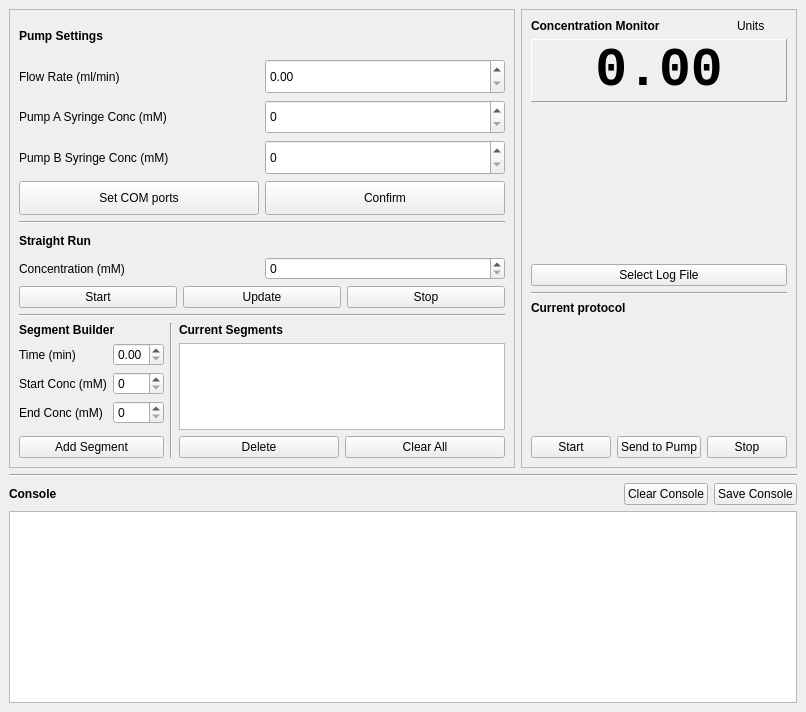
<?xml version="1.0" encoding="UTF-8"?>
<ui version="4.0">
 <class>PumpController</class>
 <widget class="QMainWindow" name="PumpController">
  <property name="geometry">
   <rect>
    <x>0</x>
    <y>0</y>
    <width>806</width>
    <height>712</height>
   </rect>
  </property>
  <property name="sizePolicy">
   <sizepolicy hsizetype="Preferred" vsizetype="Preferred">
    <horstretch>0</horstretch>
    <verstretch>0</verstretch>
   </sizepolicy>
  </property>
  <property name="minimumSize">
   <size>
    <width>0</width>
    <height>0</height>
   </size>
  </property>
  <property name="windowTitle">
   <string>AWpumps</string>
  </property>
  <widget class="QWidget" name="centralwidget">
   <property name="sizePolicy">
    <sizepolicy hsizetype="Preferred" vsizetype="Preferred">
     <horstretch>0</horstretch>
     <verstretch>0</verstretch>
    </sizepolicy>
   </property>
   <property name="font">
    <font>
     <family>.AppleSystemUIFont</family>
    </font>
   </property>
   <layout class="QVBoxLayout" name="verticalLayout">
    <item>
     <layout class="QHBoxLayout" name="horizontalLayout_4">
      <item>
       <widget class="QFrame" name="frame_2">
        <property name="sizePolicy">
         <sizepolicy hsizetype="Preferred" vsizetype="Preferred">
          <horstretch>0</horstretch>
          <verstretch>7</verstretch>
         </sizepolicy>
        </property>
        <property name="frameShape">
         <enum>QFrame::Shape::StyledPanel</enum>
        </property>
        <property name="frameShadow">
         <enum>QFrame::Shadow::Raised</enum>
        </property>
        <layout class="QVBoxLayout" name="verticalLayout_2" stretch="5,0,2,0,0">
         <item>
          <layout class="QGridLayout" name="gridLayout_2">
           <item row="4" column="1">
            <widget class="QSpinBox" name="spinPbc">
             <property name="sizePolicy">
              <sizepolicy hsizetype="Preferred" vsizetype="Preferred">
               <horstretch>0</horstretch>
               <verstretch>0</verstretch>
              </sizepolicy>
             </property>
             <property name="maximum">
              <number>200</number>
             </property>
            </widget>
           </item>
           <item row="3" column="0">
            <widget class="QLabel" name="label_5">
             <property name="text">
              <string>Pump A Syringe Conc (mM)</string>
             </property>
            </widget>
           </item>
           <item row="1" column="0" colspan="2">
            <widget class="QLabel" name="label_7">
             <property name="font">
              <font>
               <family>.AppleSystemUIFont</family>
               <bold>true</bold>
              </font>
             </property>
             <property name="text">
              <string>Pump Settings</string>
             </property>
            </widget>
           </item>
           <item row="5" column="1">
            <widget class="QPushButton" name="butConfirmSettings">
             <property name="sizePolicy">
              <sizepolicy hsizetype="Preferred" vsizetype="Preferred">
               <horstretch>0</horstretch>
               <verstretch>0</verstretch>
              </sizepolicy>
             </property>
             <property name="text">
              <string>Confirm</string>
             </property>
            </widget>
           </item>
           <item row="3" column="1">
            <widget class="QSpinBox" name="spinPac">
             <property name="sizePolicy">
              <sizepolicy hsizetype="Preferred" vsizetype="Preferred">
               <horstretch>0</horstretch>
               <verstretch>0</verstretch>
              </sizepolicy>
             </property>
             <property name="maximum">
              <number>200</number>
             </property>
            </widget>
           </item>
           <item row="4" column="0">
            <widget class="QLabel" name="label_6">
             <property name="text">
              <string>Pump B Syringe Conc (mM)</string>
             </property>
            </widget>
           </item>
           <item row="2" column="0">
            <widget class="QLabel" name="label_4">
             <property name="font">
              <font>
               <family>.AppleSystemUIFont</family>
               <stylestrategy>PreferAntialias</stylestrategy>
              </font>
             </property>
             <property name="text">
              <string>Flow Rate (ml/min)</string>
             </property>
            </widget>
           </item>
           <item row="2" column="1">
            <widget class="QDoubleSpinBox" name="spinFlowRate">
             <property name="sizePolicy">
              <sizepolicy hsizetype="Preferred" vsizetype="Preferred">
               <horstretch>0</horstretch>
               <verstretch>0</verstretch>
              </sizepolicy>
             </property>
            </widget>
           </item>
           <item row="5" column="0">
            <widget class="QPushButton" name="butSetComs">
             <property name="sizePolicy">
              <sizepolicy hsizetype="Preferred" vsizetype="Preferred">
               <horstretch>0</horstretch>
               <verstretch>0</verstretch>
              </sizepolicy>
             </property>
             <property name="text">
              <string>Set COM ports</string>
             </property>
            </widget>
           </item>
          </layout>
         </item>
         <item>
          <widget class="Line" name="line_2">
           <property name="orientation">
            <enum>Qt::Orientation::Horizontal</enum>
           </property>
          </widget>
         </item>
         <item>
          <layout class="QGridLayout" name="gridLayout_3">
           <item row="1" column="0" colspan="2">
            <widget class="QLabel" name="label_11">
             <property name="font">
              <font>
               <family>.AppleSystemUIFont</family>
               <bold>true</bold>
              </font>
             </property>
             <property name="text">
              <string>Straight Run</string>
             </property>
            </widget>
           </item>
           <item row="2" column="1">
            <widget class="QSpinBox" name="spinStraightConc">
             <property name="sizePolicy">
              <sizepolicy hsizetype="Preferred" vsizetype="Preferred">
               <horstretch>0</horstretch>
               <verstretch>0</verstretch>
              </sizepolicy>
             </property>
            </widget>
           </item>
           <item row="3" column="0" colspan="2">
            <layout class="QHBoxLayout" name="horizontalLayout">
             <item>
              <widget class="QPushButton" name="butStartPump">
               <property name="sizePolicy">
                <sizepolicy hsizetype="Minimum" vsizetype="Preferred">
                 <horstretch>0</horstretch>
                 <verstretch>0</verstretch>
                </sizepolicy>
               </property>
               <property name="text">
                <string>Start</string>
               </property>
              </widget>
             </item>
             <item>
              <widget class="QPushButton" name="butUpdatePump">
               <property name="sizePolicy">
                <sizepolicy hsizetype="Minimum" vsizetype="Preferred">
                 <horstretch>0</horstretch>
                 <verstretch>0</verstretch>
                </sizepolicy>
               </property>
               <property name="text">
                <string>Update</string>
               </property>
              </widget>
             </item>
             <item>
              <widget class="QPushButton" name="butStopPump">
               <property name="sizePolicy">
                <sizepolicy hsizetype="Minimum" vsizetype="Preferred">
                 <horstretch>0</horstretch>
                 <verstretch>0</verstretch>
                </sizepolicy>
               </property>
               <property name="text">
                <string>Stop</string>
               </property>
              </widget>
             </item>
            </layout>
           </item>
           <item row="2" column="0">
            <widget class="QLabel" name="label_10">
             <property name="text">
              <string>Concentration (mM)</string>
             </property>
            </widget>
           </item>
          </layout>
         </item>
         <item>
          <widget class="Line" name="line_4">
           <property name="orientation">
            <enum>Qt::Orientation::Horizontal</enum>
           </property>
          </widget>
         </item>
         <item>
          <layout class="QGridLayout" name="gridLayout_4" columnstretch="0,0,0,0,1,1">
           <property name="rightMargin">
            <number>0</number>
           </property>
           <property name="verticalSpacing">
            <number>6</number>
           </property>
           <item row="1" column="0" colspan="2">
            <widget class="QLabel" name="label_15">
             <property name="sizePolicy">
              <sizepolicy hsizetype="Minimum" vsizetype="Preferred">
               <horstretch>0</horstretch>
               <verstretch>0</verstretch>
              </sizepolicy>
             </property>
             <property name="text">
              <string>Time (min)</string>
             </property>
            </widget>
           </item>
           <item row="3" column="0" colspan="2">
            <widget class="QLabel" name="label_16">
             <property name="sizePolicy">
              <sizepolicy hsizetype="Minimum" vsizetype="Preferred">
               <horstretch>0</horstretch>
               <verstretch>0</verstretch>
              </sizepolicy>
             </property>
             <property name="text">
              <string>End Conc (mM)</string>
             </property>
            </widget>
           </item>
           <item row="5" column="5">
            <widget class="QPushButton" name="butClearSegments">
             <property name="sizePolicy">
              <sizepolicy hsizetype="Preferred" vsizetype="Fixed">
               <horstretch>0</horstretch>
               <verstretch>0</verstretch>
              </sizepolicy>
             </property>
             <property name="text">
              <string>Clear All</string>
             </property>
            </widget>
           </item>
           <item row="0" column="4" colspan="2">
            <widget class="QLabel" name="label_19">
             <property name="sizePolicy">
              <sizepolicy hsizetype="Preferred" vsizetype="Preferred">
               <horstretch>0</horstretch>
               <verstretch>0</verstretch>
              </sizepolicy>
             </property>
             <property name="font">
              <font>
               <family>.AppleSystemUIFont</family>
               <bold>true</bold>
              </font>
             </property>
             <property name="text">
              <string>Current Segments</string>
             </property>
            </widget>
           </item>
           <item row="0" column="0" colspan="3">
            <widget class="QLabel" name="label_18">
             <property name="sizePolicy">
              <sizepolicy hsizetype="Minimum" vsizetype="Preferred">
               <horstretch>0</horstretch>
               <verstretch>0</verstretch>
              </sizepolicy>
             </property>
             <property name="font">
              <font>
               <family>.AppleSystemUIFont</family>
               <bold>true</bold>
              </font>
             </property>
             <property name="text">
              <string>Segment Builder</string>
             </property>
            </widget>
           </item>
           <item row="5" column="4">
            <widget class="QPushButton" name="butDeleteSegment">
             <property name="sizePolicy">
              <sizepolicy hsizetype="Preferred" vsizetype="Fixed">
               <horstretch>0</horstretch>
               <verstretch>0</verstretch>
              </sizepolicy>
             </property>
             <property name="text">
              <string>Delete</string>
             </property>
            </widget>
           </item>
           <item row="2" column="2">
            <widget class="QSpinBox" name="spinStartConc">
             <property name="sizePolicy">
              <sizepolicy hsizetype="Minimum" vsizetype="Preferred">
               <horstretch>0</horstretch>
               <verstretch>0</verstretch>
              </sizepolicy>
             </property>
             <property name="singleStep">
              <number>10</number>
             </property>
            </widget>
           </item>
           <item row="3" column="2">
            <widget class="QSpinBox" name="spinEndConc">
             <property name="sizePolicy">
              <sizepolicy hsizetype="Minimum" vsizetype="Preferred">
               <horstretch>0</horstretch>
               <verstretch>0</verstretch>
              </sizepolicy>
             </property>
             <property name="singleStep">
              <number>10</number>
             </property>
            </widget>
           </item>
           <item row="0" column="3" rowspan="6">
            <widget class="Line" name="line_3">
             <property name="orientation">
              <enum>Qt::Orientation::Vertical</enum>
             </property>
            </widget>
           </item>
           <item row="1" column="2">
            <widget class="QDoubleSpinBox" name="spinSegTime">
             <property name="sizePolicy">
              <sizepolicy hsizetype="Minimum" vsizetype="Preferred">
               <horstretch>0</horstretch>
               <verstretch>0</verstretch>
              </sizepolicy>
             </property>
             <property name="maximum">
              <double>2.000000000000000</double>
             </property>
             <property name="singleStep">
              <double>0.050000000000000</double>
             </property>
             <property name="stepType">
              <enum>QAbstractSpinBox::StepType::DefaultStepType</enum>
             </property>
            </widget>
           </item>
           <item row="1" column="4" rowspan="4" colspan="2">
            <widget class="QTableView" name="tableSegments">
             <property name="sizePolicy">
              <sizepolicy hsizetype="Preferred" vsizetype="Preferred">
               <horstretch>0</horstretch>
               <verstretch>0</verstretch>
              </sizepolicy>
             </property>
             <property name="minimumSize">
              <size>
               <width>0</width>
               <height>0</height>
              </size>
             </property>
             <property name="sizeAdjustPolicy">
              <enum>QAbstractScrollArea::SizeAdjustPolicy::AdjustToContents</enum>
             </property>
             <property name="editTriggers">
              <set>QAbstractItemView::EditTrigger::SelectedClicked</set>
             </property>
             <property name="tabKeyNavigation">
              <bool>false</bool>
             </property>
             <property name="showDropIndicator" stdset="0">
              <bool>false</bool>
             </property>
             <property name="dragEnabled">
              <bool>false</bool>
             </property>
             <property name="dragDropOverwriteMode">
              <bool>false</bool>
             </property>
             <property name="dragDropMode">
              <enum>QAbstractItemView::DragDropMode::NoDragDrop</enum>
             </property>
             <property name="defaultDropAction">
              <enum>Qt::DropAction::IgnoreAction</enum>
             </property>
             <property name="alternatingRowColors">
              <bool>true</bool>
             </property>
             <property name="selectionMode">
              <enum>QAbstractItemView::SelectionMode::SingleSelection</enum>
             </property>
             <property name="selectionBehavior">
              <enum>QAbstractItemView::SelectionBehavior::SelectRows</enum>
             </property>
            </widget>
           </item>
           <item row="2" column="0" colspan="2">
            <widget class="QLabel" name="label_17">
             <property name="sizePolicy">
              <sizepolicy hsizetype="Minimum" vsizetype="Preferred">
               <horstretch>0</horstretch>
               <verstretch>0</verstretch>
              </sizepolicy>
             </property>
             <property name="text">
              <string>Start Conc (mM)</string>
             </property>
            </widget>
           </item>
           <item row="5" column="0" colspan="3">
            <widget class="QPushButton" name="butAddSegment">
             <property name="text">
              <string>Add Segment</string>
             </property>
            </widget>
           </item>
          </layout>
         </item>
        </layout>
       </widget>
      </item>
      <item>
       <widget class="QFrame" name="frame">
        <property name="sizePolicy">
         <sizepolicy hsizetype="Preferred" vsizetype="Minimum">
          <horstretch>0</horstretch>
          <verstretch>0</verstretch>
         </sizepolicy>
        </property>
        <property name="frameShape">
         <enum>QFrame::Shape::StyledPanel</enum>
        </property>
        <property name="frameShadow">
         <enum>QFrame::Shadow::Raised</enum>
        </property>
        <layout class="QVBoxLayout" name="verticalLayout_5" stretch="0,0,0,8,0">
         <item>
          <layout class="QGridLayout" name="gridLayout_7">
           <item row="0" column="4">
            <widget class="QLabel" name="label_cond_units">
             <property name="text">
              <string>Units</string>
             </property>
            </widget>
           </item>
           <item row="4" column="0" colspan="5">
            <widget class="QPushButton" name="butSelectCondLog">
             <property name="sizePolicy">
              <sizepolicy hsizetype="Preferred" vsizetype="Preferred">
               <horstretch>0</horstretch>
               <verstretch>0</verstretch>
              </sizepolicy>
             </property>
             <property name="text">
              <string>Select Log File</string>
             </property>
            </widget>
           </item>
           <item row="0" column="0" colspan="4">
            <widget class="QLabel" name="label_3">
             <property name="font">
              <font>
               <family>.AppleSystemUIFont</family>
               <bold>true</bold>
              </font>
             </property>
             <property name="text">
              <string>Concentration Monitor</string>
             </property>
            </widget>
           </item>
           <item row="1" column="0" rowspan="2" colspan="5">
            <widget class="QLabel" name="label_cond">
             <property name="sizePolicy">
              <sizepolicy hsizetype="Preferred" vsizetype="Preferred">
               <horstretch>0</horstretch>
               <verstretch>0</verstretch>
              </sizepolicy>
             </property>
             <property name="font">
              <font>
               <family>Courier New</family>
               <pointsize>40</pointsize>
               <bold>true</bold>
              </font>
             </property>
             <property name="frameShape">
              <enum>QFrame::Shape::Panel</enum>
             </property>
             <property name="frameShadow">
              <enum>QFrame::Shadow::Raised</enum>
             </property>
             <property name="text">
              <string>0.00</string>
             </property>
             <property name="scaledContents">
              <bool>false</bool>
             </property>
             <property name="alignment">
              <set>Qt::AlignmentFlag::AlignCenter</set>
             </property>
             <property name="margin">
              <number>3</number>
             </property>
             <property name="indent">
              <number>-1</number>
             </property>
             <property name="textInteractionFlags">
              <set>Qt::TextInteractionFlag::NoTextInteraction</set>
             </property>
            </widget>
           </item>
           <item row="3" column="0" colspan="5">
            <widget class="PlotWidget" name="condPlot" native="true">
             <property name="sizePolicy">
              <sizepolicy hsizetype="Preferred" vsizetype="Preferred">
               <horstretch>0</horstretch>
               <verstretch>0</verstretch>
              </sizepolicy>
             </property>
             <property name="minimumSize">
              <size>
               <width>0</width>
               <height>150</height>
              </size>
             </property>
            </widget>
           </item>
          </layout>
         </item>
         <item>
          <widget class="Line" name="line">
           <property name="orientation">
            <enum>Qt::Orientation::Horizontal</enum>
           </property>
          </widget>
         </item>
         <item>
          <widget class="QLabel" name="label_20">
           <property name="sizePolicy">
            <sizepolicy hsizetype="Preferred" vsizetype="Preferred">
             <horstretch>0</horstretch>
             <verstretch>0</verstretch>
            </sizepolicy>
           </property>
           <property name="font">
            <font>
             <family>.AppleSystemUIFont</family>
             <bold>true</bold>
            </font>
           </property>
           <property name="text">
            <string>Current protocol</string>
           </property>
          </widget>
         </item>
         <item>
          <widget class="PlotWidget" name="protocolPlot" native="true">
           <property name="sizePolicy">
            <sizepolicy hsizetype="Preferred" vsizetype="Preferred">
             <horstretch>0</horstretch>
             <verstretch>5</verstretch>
            </sizepolicy>
           </property>
           <property name="minimumSize">
            <size>
             <width>0</width>
             <height>100</height>
            </size>
           </property>
          </widget>
         </item>
         <item>
          <layout class="QHBoxLayout" name="horizontalLayout_3">
           <item>
            <widget class="QPushButton" name="butStartProtocol">
             <property name="text">
              <string>Start</string>
             </property>
            </widget>
           </item>
           <item>
            <widget class="QPushButton" name="butSendProtocol">
             <property name="text">
              <string>Send to Pump</string>
             </property>
            </widget>
           </item>
           <item>
            <widget class="QPushButton" name="butStopProtocol">
             <property name="text">
              <string>Stop</string>
             </property>
            </widget>
           </item>
          </layout>
         </item>
        </layout>
       </widget>
      </item>
     </layout>
    </item>
    <item>
     <widget class="Line" name="line_5">
      <property name="orientation">
       <enum>Qt::Orientation::Horizontal</enum>
      </property>
     </widget>
    </item>
    <item>
     <layout class="QHBoxLayout" name="horizontalLayout_2" stretch="0,0,0,0">
      <item>
       <widget class="QLabel" name="label">
        <property name="font">
         <font>
          <family>.AppleSystemUIFont</family>
          <bold>true</bold>
         </font>
        </property>
        <property name="text">
         <string>Console</string>
        </property>
       </widget>
      </item>
      <item>
       <spacer name="horizontalSpacer">
        <property name="orientation">
         <enum>Qt::Orientation::Horizontal</enum>
        </property>
        <property name="sizeHint" stdset="0">
         <size>
          <width>40</width>
          <height>20</height>
         </size>
        </property>
       </spacer>
      </item>
      <item>
       <widget class="QPushButton" name="butClearConsole">
        <property name="text">
         <string>Clear Console</string>
        </property>
       </widget>
      </item>
      <item>
       <widget class="QPushButton" name="butSaveConsole">
        <property name="text">
         <string>Save Console</string>
        </property>
       </widget>
      </item>
     </layout>
    </item>
    <item>
     <widget class="QTextEdit" name="console">
      <property name="sizePolicy">
       <sizepolicy hsizetype="Preferred" vsizetype="Preferred">
        <horstretch>0</horstretch>
        <verstretch>0</verstretch>
       </sizepolicy>
      </property>
      <property name="minimumSize">
       <size>
        <width>0</width>
        <height>50</height>
       </size>
      </property>
      <property name="font">
       <font>
        <family>.AppleSystemUIFont</family>
        <pointsize>13</pointsize>
        <bold>false</bold>
       </font>
      </property>
      <property name="acceptDrops">
       <bool>false</bool>
      </property>
      <property name="undoRedoEnabled">
       <bool>false</bool>
      </property>
      <property name="readOnly">
       <bool>true</bool>
      </property>
     </widget>
    </item>
   </layout>
  </widget>
  <action name="actionQuit">
   <property name="text">
    <string>Quit</string>
   </property>
  </action>
 </widget>
 <customwidgets>
  <customwidget>
   <class>PlotWidget</class>
   <extends>QWidget</extends>
   <header>plotwidget.h</header>
   <container>1</container>
  </customwidget>
 </customwidgets>
 <tabstops>
  <tabstop>spinFlowRate</tabstop>
  <tabstop>spinPac</tabstop>
  <tabstop>spinPbc</tabstop>
  <tabstop>butConfirmSettings</tabstop>
  <tabstop>spinStraightConc</tabstop>
  <tabstop>butStartPump</tabstop>
  <tabstop>butUpdatePump</tabstop>
  <tabstop>butStopPump</tabstop>
  <tabstop>spinSegTime</tabstop>
  <tabstop>spinStartConc</tabstop>
  <tabstop>spinEndConc</tabstop>
  <tabstop>butStartProtocol</tabstop>
  <tabstop>butStopProtocol</tabstop>
 </tabstops>
 <resources/>
 <connections/>
</ui>
